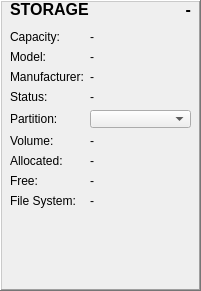
   <widget class="QFrame" name="storage_frame">
    <property name="geometry">
     <rect>
      <x>220</x>
      <y>330</y>
      <width>201</width>
      <height>291</height>
     </rect>
    </property>
    <property name="frameShape">
     <enum>QFrame::WinPanel</enum>
    </property>
    <property name="frameShadow">
     <enum>QFrame::Raised</enum>
    </property>
    <widget class="QWidget" name="formLayoutWidget_5">
     <property name="geometry">
      <rect>
       <x>10</x>
       <y>30</y>
       <width>181</width>
       <height>251</height>
      </rect>
     </property>
     <layout class="QFormLayout" name="storage_layout">
      <item row="4" column="0">
       <widget class="QLabel" name="storage_partition_title_label">
        <property name="text">
         <string>Partition:</string>
        </property>
       </widget>
      </item>
      <item row="4" column="1">
       <widget class="QComboBox" name="storage_volume_s_combo_box">
        <property name="maximumSize">
         <size>
          <width>108</width>
          <height>18</height>
         </size>
        </property>
       </widget>
      </item>
      <item row="0" column="0">
       <widget class="QLabel" name="storage_capacity_title_label">
        <property name="text">
         <string>Capacity:</string>
        </property>
       </widget>
      </item>
      <item row="0" column="1">
       <widget class="QLabel" name="storage_capacity_data_label">
        <property name="text">
         <string>-</string>
        </property>
       </widget>
      </item>
      <item row="1" column="0">
       <widget class="QLabel" name="storage_model_title_label">
        <property name="text">
         <string>Model:</string>
        </property>
       </widget>
      </item>
      <item row="1" column="1">
       <widget class="QLabel" name="storage_model_data_label">
        <property name="text">
         <string>-</string>
        </property>
       </widget>
      </item>
      <item row="2" column="0">
       <widget class="QLabel" name="storage_manufacturer_title_label">
        <property name="text">
         <string>Manufacturer:</string>
        </property>
       </widget>
      </item>
      <item row="2" column="1">
       <widget class="QLabel" name="storage_manufacturer_data_label">
        <property name="text">
         <string>-</string>
        </property>
       </widget>
      </item>
      <item row="3" column="0">
       <widget class="QLabel" name="storage_status_title_label">
        <property name="text">
         <string>Status:</string>
        </property>
       </widget>
      </item>
      <item row="3" column="1">
       <widget class="QLabel" name="storage_status_data_label">
        <property name="text">
         <string>-</string>
        </property>
       </widget>
      </item>
      <item row="6" column="0">
       <widget class="QLabel" name="storage_allocated_title_label">
        <property name="text">
         <string>Allocated:</string>
        </property>
       </widget>
      </item>
      <item row="6" column="1">
       <widget class="QLabel" name="storage_allocated_data_label">
        <property name="text">
         <string>-</string>
        </property>
       </widget>
      </item>
      <item row="7" column="0">
       <widget class="QLabel" name="storage_free_title_label">
        <property name="text">
         <string>Free:</string>
        </property>
       </widget>
      </item>
      <item row="7" column="1">
       <widget class="QLabel" name="storage_free_data_label">
        <property name="text">
         <string>-</string>
        </property>
       </widget>
      </item>
      <item row="8" column="0">
       <widget class="QLabel" name="storage_file_system_title_label">
        <property name="text">
         <string>File System:</string>
        </property>
       </widget>
      </item>
      <item row="8" column="1">
       <widget class="QLabel" name="storage_file_system_data_label">
        <property name="text">
         <string>-</string>
        </property>
       </widget>
      </item>
      <item row="5" column="0">
       <widget class="QLabel" name="storage_volume_name_title_label">
        <property name="text">
         <string>Volume:</string>
        </property>
       </widget>
      </item>
      <item row="5" column="1">
       <widget class="QLabel" name="storage_volume_name_data_label">
        <property name="text">
         <string>-</string>
        </property>
       </widget>
      </item>
     </layout>
    </widget>
    <widget class="QWidget" name="horizontalLayoutWidget_3">
     <property name="geometry">
      <rect>
       <x>10</x>
       <y>0</y>
       <width>181</width>
       <height>31</height>
      </rect>
     </property>
     <layout class="QHBoxLayout" name="horizontalLayout_3">
      <item>
       <widget class="QLabel" name="storage_title_label">
        <property name="font">
         <font>
          <pointsize>12</pointsize>
          <weight>75</weight>
          <bold>true</bold>
         </font>
        </property>
        <property name="text">
         <string>STORAGE</string>
        </property>
        <property name="alignment">
         <set>Qt::AlignLeading|Qt::AlignLeft|Qt::AlignTop</set>
        </property>
       </widget>
      </item>
      <item>
       <widget class="QLabel" name="storage_data_label">
        <property name="font">
         <font>
          <pointsize>12</pointsize>
          <weight>75</weight>
          <bold>true</bold>
         </font>
        </property>
        <property name="text">
         <string>-</string>
        </property>
        <property name="alignment">
         <set>Qt::AlignRight|Qt::AlignTop|Qt::AlignTrailing</set>
        </property>
       </widget>
      </item>
     </layout>
    </widget>
   </widget>
